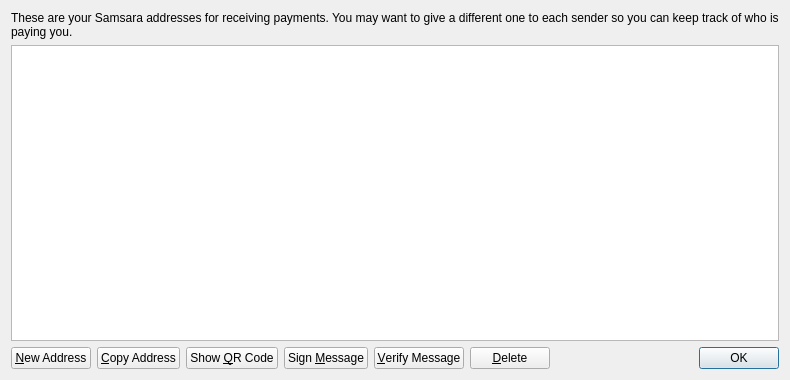
<?xml version="1.0" encoding="UTF-8"?>
<ui version="4.0">
 <class>AddressBookPage</class>
 <widget class="QWidget" name="AddressBookPage">
  <property name="geometry">
   <rect>
    <x>0</x>
    <y>0</y>
    <width>790</width>
    <height>380</height>
   </rect>
  </property>
  <property name="windowTitle">
   <string>Address Book</string>
  </property>
  <layout class="QVBoxLayout" name="verticalLayout">
   <item>
    <widget class="QLabel" name="labelExplanation">
     <property name="text">
      <string>These are your Samsara addresses for receiving payments. You may want to give a different one to each sender so you can keep track of who is paying you.</string>
     </property>
     <property name="textFormat">
      <enum>Qt::PlainText</enum>
     </property>
     <property name="wordWrap">
      <bool>true</bool>
     </property>
    </widget>
   </item>
   <item>
    <widget class="QTableView" name="tableView">
     <property name="contextMenuPolicy">
      <enum>Qt::CustomContextMenu</enum>
     </property>
     <property name="toolTip">
      <string>Double-click to edit address or label</string>
     </property>
     <property name="tabKeyNavigation">
      <bool>false</bool>
     </property>
     <property name="alternatingRowColors">
      <bool>true</bool>
     </property>
     <property name="selectionMode">
      <enum>QAbstractItemView::SingleSelection</enum>
     </property>
     <property name="selectionBehavior">
      <enum>QAbstractItemView::SelectRows</enum>
     </property>
     <property name="sortingEnabled">
      <bool>true</bool>
     </property>
     <attribute name="verticalHeaderVisible">
      <bool>false</bool>
     </attribute>
    </widget>
   </item>
   <item>
    <layout class="QHBoxLayout" name="horizontalLayout">
     <item>
      <widget class="QPushButton" name="newAddressButton">
       <property name="toolTip">
        <string>Create a new address</string>
       </property>
       <property name="text">
        <string>&amp;New Address</string>
       </property>
       <property name="icon">
        <iconset resource="../bitcoin.qrc">
         <normaloff>:/icons/add</normaloff>:/icons/add</iconset>
       </property>
      </widget>
     </item>
     <item>
      <widget class="QPushButton" name="copyToClipboard">
       <property name="toolTip">
        <string>Copy the currently selected address to the system clipboard</string>
       </property>
       <property name="text">
        <string>&amp;Copy Address</string>
       </property>
       <property name="icon">
        <iconset resource="../bitcoin.qrc">
         <normaloff>:/icons/editcopy</normaloff>:/icons/editcopy</iconset>
       </property>
      </widget>
     </item>
     <item>
      <widget class="QPushButton" name="showQRCode">
       <property name="text">
        <string>Show &amp;QR Code</string>
       </property>
       <property name="icon">
        <iconset resource="../bitcoin.qrc">
         <normaloff>:/icons/qrcode</normaloff>:/icons/qrcode</iconset>
       </property>
      </widget>
     </item>
     <item>
      <widget class="QPushButton" name="signMessage">
       <property name="toolTip">
        <string>Sign a message to prove you own a Samsara address</string>
       </property>
       <property name="text">
        <string>Sign &amp;Message</string>
       </property>
       <property name="icon">
        <iconset resource="../bitcoin.qrc">
         <normaloff>:/icons/edit</normaloff>:/icons/edit</iconset>
       </property>
      </widget>
     </item>
     <item>
      <widget class="QPushButton" name="verifyMessage">
       <property name="toolTip">
        <string>Verify a message to ensure it was signed with a specified Samsara address</string>
       </property>
       <property name="text">
        <string>&amp;Verify Message</string>
       </property>
       <property name="icon">
        <iconset resource="../bitcoin.qrc">
         <normaloff>:/icons/transaction_0</normaloff>:/icons/transaction_0</iconset>
       </property>
      </widget>
     </item>
     <item>
      <widget class="QPushButton" name="deleteButton">
       <property name="toolTip">
        <string>Delete the currently selected address from the list</string>
       </property>
       <property name="text">
        <string>&amp;Delete</string>
       </property>
       <property name="icon">
        <iconset resource="../bitcoin.qrc">
         <normaloff>:/icons/remove</normaloff>:/icons/remove</iconset>
       </property>
      </widget>
     </item>
     <item>
      <spacer name="horizontalSpacer">
       <property name="orientation">
        <enum>Qt::Horizontal</enum>
       </property>
       <property name="sizeHint" stdset="0">
        <size>
         <width>40</width>
         <height>20</height>
        </size>
       </property>
      </spacer>
     </item>
     <item>
      <widget class="QDialogButtonBox" name="buttonBox">
       <property name="sizePolicy">
        <sizepolicy hsizetype="Maximum" vsizetype="Fixed">
         <horstretch>0</horstretch>
         <verstretch>0</verstretch>
        </sizepolicy>
       </property>
       <property name="standardButtons">
        <set>QDialogButtonBox::Ok</set>
       </property>
      </widget>
     </item>
    </layout>
   </item>
  </layout>
 </widget>
 <resources>
  <include location="../bitcoin.qrc"/>
 </resources>
 <connections/>
</ui>
